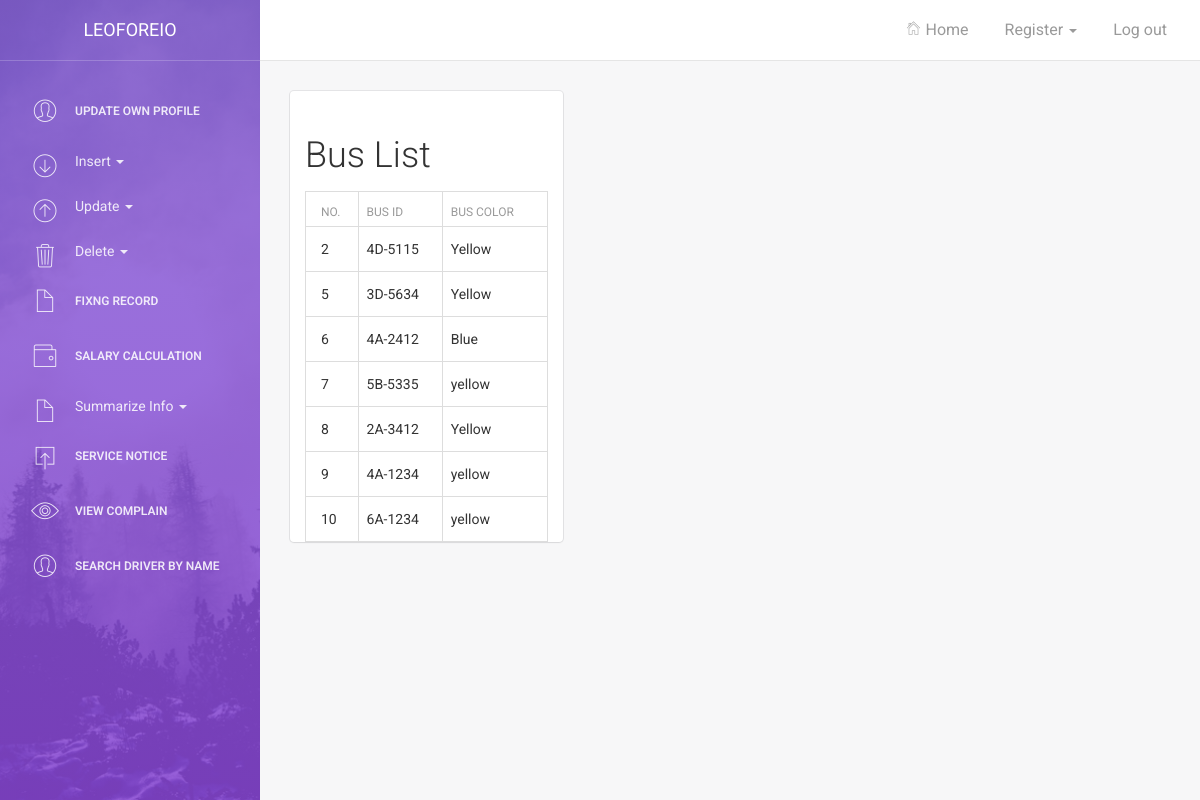
Page /BusDetail.php on the committed database.
### tables this page shows
CREATE TABLE IF NOT EXISTS `bus` (
  `No` int(11) NOT NULL AUTO_INCREMENT,
  `busID` varchar(10) NOT NULL DEFAULT '',
  `busColor` varchar(30) DEFAULT NULL,
  PRIMARY KEY (`No`,`busID`)
);

### BusDetail.php (the view, shortened to what this page needs)
<!doctype html>
<html lang="en">
<head>
    <link href="assets/css/bootstrap.min.css" rel="stylesheet" />
    <link href="assets/css/animate.min.css" rel="stylesheet"/>
    <link href="assets/css/light-bootstrap-dashboard.css" rel="stylesheet"/>
    <link href="assets/css/demo.css" rel="stylesheet" />
    <link href="http://maxcdn.bootstrapcdn.com/font-awesome/4.2.0/css/font-awesome.min.css" rel="stylesheet">
    <link href="assets/css/pe-icon-7-stroke.css" rel="stylesheet" />
</head>
<body>
<div class="wrapper">
    <div class="sidebar" data-color="purple" data-image="assets/img/sidebar-5.jpg">
    	<div class="sidebar-wrapper">
            <div class="logo">
                 <a href="" class="simple-text">Leoforeio</a>
            </div>
            <ul class="nav">
                <li>
                    <a href="register.php">
                        <i class="pe-7s-user"></i>
                        <p>Update Own Profile</p>
                    </a>
                </li>
             <li class="dropdown">
                              <a href="" class="dropdown-toggle" data-toggle="dropdown">
                               <i class="pe-7s-bottom-arrow"></i>    Insert
                                    <b class="caret"></b>
                              </a>
                        </li>
                  <li class="dropdown">
                              <a href="" class="dropdown-toggle" data-toggle="dropdown">
                                  <i class="pe-7s-up-arrow"></i>Update
                                    <b class="caret"></b>
                              </a>
                        </li>
                  <li class="dropdown">
                              <a href="" class="dropdown-toggle" data-toggle="dropdown"><i class="pe-7s-trash"></i>
                                   Delete
                                    <b class="caret"></b>
                              </a>
                        </li>
                <li>
                    <a href="fixingRecord.html">
                        <i class="pe-7s-file"></i>
                        <p>Fixng Record</p>
                    </a>
                </li>
                <li>
                    <a href="salary.html">
                        <i class="pe-7s-wallet"></i>
                        <p>Salary Calculation</p>
                    </a>
                </li>
                   <li class="dropdown">
                              <a href="" class="dropdown-toggle" data-toggle="dropdown"><i class="pe-7s-file"></i>
                                   Summarize Info
                                    <b class="caret"></b>
                              </a>
                        </li>
                <li>
                    <a href="serviceNoticeInsert.php">
                        <i class="pe-7s-upload"></i>
                        <p>Service Notice</p>
                    </a>
                <li>
                <li>
                    <a href="ComplainDetail.php">
                        <i class="pe-7s-look"></i>
                        <p>View Complain</p>
                    </a>
                </li>
                <li>
                    <a href="Driversearch.php">
                        <i class="pe-7s-user"></i>
                        <p>Search Driver by Name</p>
                    </a>
                </li>
				</ul>
    	</div>
    </div>
    <div class="main-panel">
        <nav class="navbar navbar-default navbar-fixed">
            <div class="container-fluid">
                <div class="collapse navbar-collapse">
                    <ul class="nav navbar-nav navbar-right">
                        <li>
                           <a href="AdminHome.php">
                              <i class="pe-7s-home"></i> Home
                            </a>
                        </li>
                        <li class="dropdown">
                              <a href="register.php" class="dropdown-toggle" data-toggle="dropdown">
                                   Register
                                    <b class="caret"></b>
                              </a>
                        </li>
                        <li>
                            <a href="logout.php">
                                Log out
                            </a>
                        </li>
                    </ul>
                </div>
            </div>
        </nav>
<?php
include 'dbconnect.php';
$sql=$conn->query("Select * from bus ORDER BY No");
?>
        <div class="content">
            <div class="container-fluid">
                <div class="row">
                    <div class="col-md-4">
                        <div class="card">
                            <div class="header">
                              <h2>Bus List</h2>
                                <div class="table-responsive">
                            <table class="table table-bordered table-hover">
                                <thead>
                                    <tr>
                                        <th>No.</th>
                                        <th>Bus ID</th>
                                        <th>Bus Color</th>
                                    </tr>
                                </thead>
                                <tbody>
                                   <?php foreach ($sql as $row) {?>
                                   <tr>
 		<td><?php 	echo $row['No']; ?></td>
 		<td><?php 	echo $row['busID']; ?></td>
 		<td><?php	echo $row['busColor']; ?></td>
 		</tr>
 		<?php
}
?>
            </tbody>
                            </table>
                        </div>
                    </div>
                    </div>
                </div>
                </div>
            </div>
        </div>
    </div>
   </body>
</html>

### rows in the picture
bus: No "2", busID "4D-5115", busColor "Yellow"
bus: No "5", busID "3D-5634", busColor "Yellow"
bus: No "6", busID "4A-2412", busColor "Blue"
bus: No "7", busID "5B-5335", busColor "yellow"
bus: No "8", busID "2A-3412", busColor "Yellow"
bus: No "9", busID "4A-1234", busColor "yellow"
bus: No "10", busID "6A-1234", busColor "yellow"
